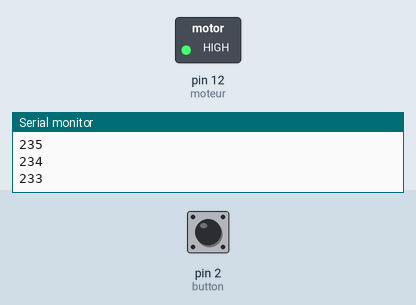
This sketch was run on a simulated Arduino Uno, built with avr-gcc and run on an emulated ATmega328P. On the bench: switched loads named in the sketch (green lamp = pin HIGH), the last lines printed to the serial monitor. The test bench sets the inputs (shaded band); at power-on: pin 2 (button) LOW.

Above: at 1.2 s.
1.3 s: pin 2 (button) pulsed HIGH 5 times (0.12 s each, 0.3 s apart)
At 2.8 s:
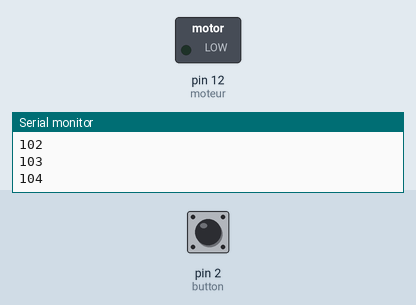
Timing chart, 0 to 5.4 s (numbered marks = the images above; inputs shaded):
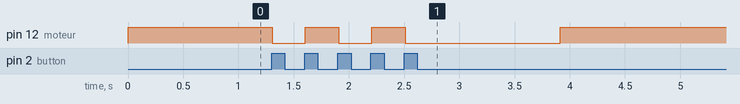

The sketch:

Exercice1.ino
```cpp
const int moteur = 12;
const int button = 2;
int playState = 1;

void setup() {
  pinMode(moteur, OUTPUT);
  pinMode(button, INPUT);
  attachInterrupt(digitalPinToInterrupt(button), Button, RISING);
  Serial.begin(9600);
}


void Button()
{
  if(playState==1)
    {
      playState=0;
    }
    else
    {
      playState=1;
    }
}

void acceleration(){
   for (int i = 100 ; i <= 255 and playState == 0; i++)
      {
          //envoyer la valeur de 0 à 255
          analogWrite(moteur, i);
          // attendre 10 millisecondes pour donner le temps de réaliser l'accélération
          delay(50);
          Serial.println(i);
        while (i >= 255 && playState == 0)
        {
          analogWrite(moteur, 255);
          //Serial.println(i);
          delay(50);
        }}
}

void desacceleration(){
   for (int i = 255 ; i >= 100 and playState == 1; i--)
      {
          //envoyer la valeur de 0 à 255
          analogWrite(moteur, i);
          // attendre 10 millisecondes pour donner le temps de réaliser l'accélération
          delay(50);
          Serial.println(i);
          while (i <= 100 && playState == 1)
        {
          analogWrite(moteur, 100);
          //Serial.println(i);
            delay(50);
        }}

}

void loop() {

    if (playState == 0){
      //Serial.print(1);
      acceleration();

    }
    else{
      //Serial.print(0);
      desacceleration();

    }

}
```
